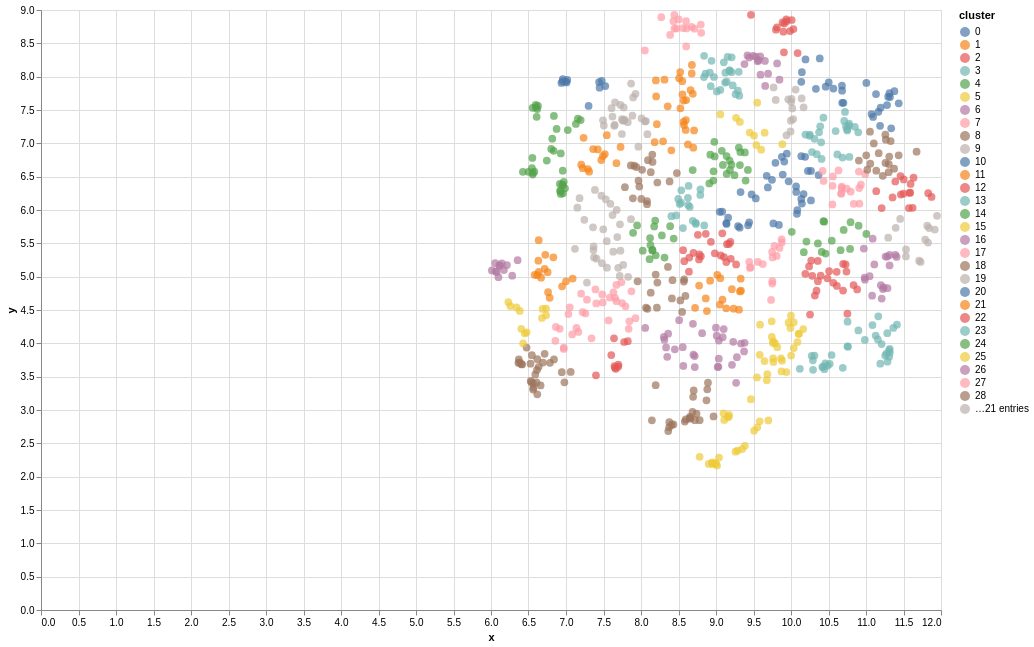

The notebook cell this image was saved under:
### Code cell
# Create the Altair chart
chart = alt.Chart(neg_sent_df_filtered).mark_circle(size=60).encode(
    x='x:Q',
    y='y:Q',
    color='cluster:N',
    tooltip=['cluster','sentence']
).properties(width=900, height=600).interactive()

# Display the chart
chart.show()

### Figure 1 — Vega-Lite specification as saved in the notebook (floating-point values rounded to 4 significant figures; data arrays with more than 128 entries replaced by an {"elided": "..."} marker saying what was removed)
{"config": {"view": {"continuousWidth": 300, "continuousHeight": 300}}, "data": {"name": "data-bd7784a048201171f4c219d370c153c7"}, "mark": {"type": "circle", "size": 60}, "encoding": {"color": {"field": "cluster", "type": "nominal"}, "tooltip": [{"field": "cluster", "type": "quantitative"}, {"field": "sentence", "type": "nominal"}], "x": {"field": "x", "type": "quantitative"}, "y": {"field": "y", "type": "quantitative"}}, "height": 600, "params": [{"name": "param_1", "select": {"type": "interval", "encodings": ["x", "y"]}, "bind": "scales"}], "width": 900, "$schema": "https://vega.github.io/schema/vega-lite/v5.17.0.json", "datasets": {"data-bd7784a048201171f4c219d370c153c7": {"elided": "816 records"}}}
